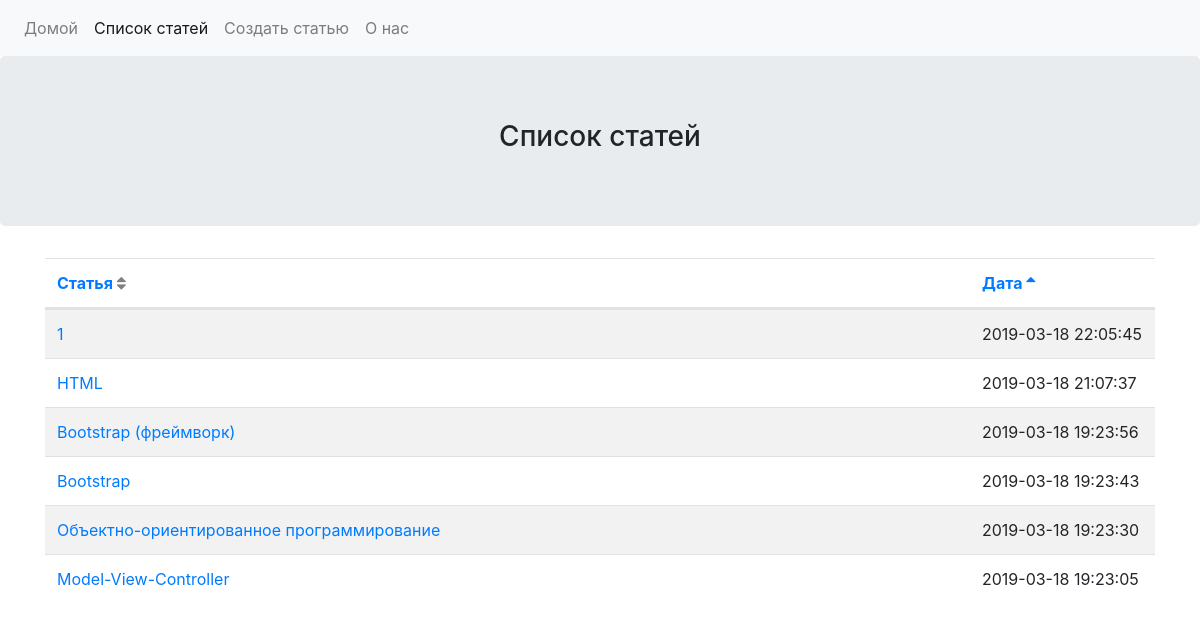
Screenshot of /?page=blog&sortby=datetime&sortorder=desc with the database file from the repository.
### tables this page shows
CREATE TABLE articles(
				id INTEGER PRIMARY KEY AUTOINCREMENT,
				title TEXT,
				text TEXT,
				datetime INTEGER, 
				author TEXT DEFAULT ''
			);

### Controller/AbstractController.php (called while the page is built, shortened)
<?php
abstract class AbstractController
{
	protected function getModel($model)
	{
		return new $model;
	}
	protected function render($template, $data = [])
	{
		extract($data);
		include $template;
	}
}

### Controller/BlogController.php (called while the page is built, shortened)
<?php
class BlogController extends AbstractController
{
	public function blog()
	{
		$sortBy = filter_input(INPUT_GET, 'sortby');
		$sortOrder = filter_input(INPUT_GET, 'sortorder');
		$model = $this->getModel(Model::class);
		$articles = $model->getArticles($sortBy, $sortOrder);
		$this->render('view/blog.php', $articles);
	}
}

### app/Router.php (called while the page is built, shortened)
<?php
class Router
{
    public static function getRoute($page)
    {
        switch ($page) {
            case 'blog':
                $method = 'blog';
                break;
        }
        $controller = new $controllerName();
        $controller->$method();
    }
}

### index.php (called while the page is built)
<?php
require 'config.php';
require '.\app\Router.php';
$page = filter_input(INPUT_GET, 'page');
Router::getRoute($page);

### view/src/blogSort.php (called while the page is built, shortened)
<?php
$titleAnotherOrder = $datetimeAnotherOrder = 'asc';

### config.php (called while the page is built, shortened)
<?php
spl_autoload_register(function ($class) {
    $path = __DIR__ . '/' . str_replace('\\', '/', $class) . '.php';
    if (is_file($path)) {
        return;
    }
});

### Model/Model.php (called while the page is built, shortened)
<?php
class Model extends AbstractModel
{
	public function getArticles($sortBy = 'datetime', $sortOrder = 'ASC') : array
	{
		switch (strtolower($sortBy)) {
			case 'datetime':
			default:
				$sortBy = 'datetime';
		}
		$sql="SELECT * FROM `articles` ORDER BY `$sortBy` $sortOrder";
		$result = $this->getConnect()->query($sql);
		$articles = array();
		while ($res = $result->fetchArray(SQLITE3_ASSOC)) {
			$articles[] = $res;
		}
		return compact('articles', 'sortBy', 'sortOrder');
	}
}

### Model/AbstractModel.php (called while the page is built, shortened)
<?php
abstract class AbstractModel
{
    protected $db;
    public function __construct()
	{
		if (!file_exists(PATHTODB)) {
			$this->db = new \SQLite3(PATHTODB);
			$sql = "CREATE TABLE articles(
				id INTEGER PRIMARY KEY AUTOINCREMENT,
				title TEXT,
				text TEXT,
				datetime INTEGER,
				author TEXT DEFAULT ''
			);";
			$this->db->query($sql);
		} else {
			$this->db = new \SQLite3(PATHTODB);
		}
	}
    public function getConnect()
	{
        if ($this->db) {
            return $this->db;
        } else {
			return false;
		}
    }
}

### view/blog.php (the view, shortened to what this page needs)
<?php
include 'header.php';
include 'src/blogSort.php';
?>
<div class="jumbotron text-center">
	<h3>Список статей</h3>
</div>
<div class="container">
	<table class="table table-striped">
		<thead>
			<tr class="d-flex">
				<th class="col-10" scope="col">
					<a href="?page=blog&sortby=title&sortorder=<?=$titleAnotherOrder;?>">Статья <i class="fa fa-sort<?=$titleOrder;?>"></i></a>
				</th>
				<th class="col-2" scope="col">
					<a href="?page=blog&sortby=datetime&sortorder=<?=$datetimeAnotherOrder;?>">Дата <i class="fa fa-sort<?=$datetimeOrder;?>"></i></a>
				</th>
			</tr>
		</thead>
		<tbody>
			<?php foreach ($articles as $article) { ?>
			<tr class="d-flex">
				<td class="col-10">
					<a href="?page=article&id=<?=$article['id'];?>"><?=$article['title']; ?></a>
				</td>
				<td class="col-2">
					<?=date(DATEFORMAT, $article['datetime']); ?>
				</td>
			</tr>
			<?php } ?>
		</tbody>
	</table>
</div>
<?php include 'footer.php'; ?>

### rows the page displays
articles: title "1", datetime "2019-03-18 22:05:45"
articles: title "HTML", datetime "2019-03-18 21:07:37"
articles: title "Bootstrap (фреймворк)", datetime "2019-03-18 19:23:56"
articles: title "Bootstrap", datetime "2019-03-18 19:23:43"
articles: title "Объектно-ориентированное программирование", datetime "2019-03-18 19:23:30"
articles: title "Model-View-Controller", datetime "2019-03-18 19:23:05"
